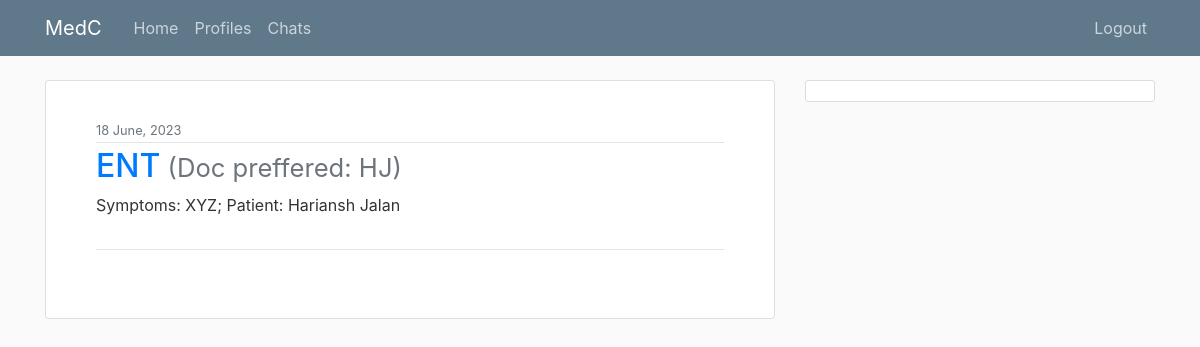
The app's page /staff/ (signed in), older data.
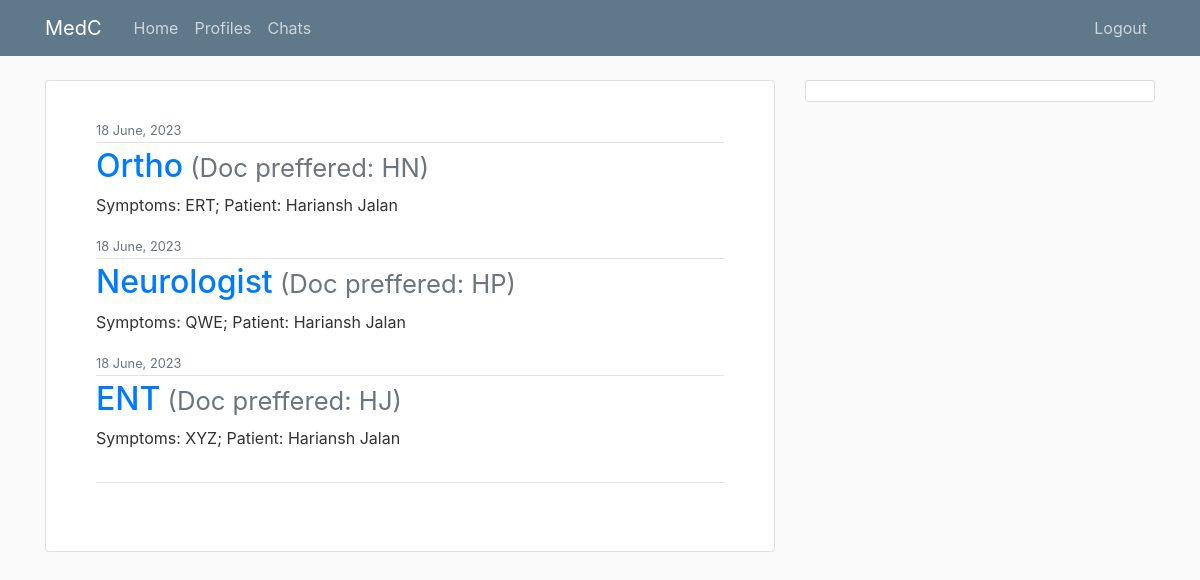
The same page, newer data.
### patient_dashboard/models.py (models this page shows, shortened)
class Appointment(models.Model):
    doc_name = models.CharField('Doc preffered(if any)',blank=True,default="", max_length=100)
    department = models.CharField(choices=DEPARTMENTS,max_length=15)
    symptoms = models.TextField()
    date_posted = models.DateTimeField(default=timezone.now)
    prescription = models.ImageField(blank=True, upload_to='prescriptions')
    cost = models.IntegerField(null=True)
    patient = models.ForeignKey(get_user_model(), on_delete=models.CASCADE)

### users/models.py (models this page shows)
class User(AbstractUser):
    email = models.EmailField(null=True, unique=True)
    phone = PhoneNumberField(null=True, blank=False, unique=True)
    gender = models.CharField(null=True, max_length=1, choices=(('M','Male'),('F','Female')))
    is_patient = models.BooleanField(default=False)
    is_staff = models.BooleanField(default=False)

### staff_dashboard/views.py (the view)
# urls.py: path('',AppListView.as_view(),name='staff-home'),
class AppListView(ListView):
    model = Appointment
    template_name = 'staff_dashboard/home.html'
    context_object_name = "apps"
    ordering = ['-date_posted']

### staff_dashboard/templates/staff_dashboard/home.html (shortened to what this page needs)
{% extends "staff_dashboard/base.html" %}
{%load crispy_forms_tags%}
{% block content %}
<div class="card">
    <div class="card-body">
        <div class="container mb-5 mt-3">
            <div class="container">
                <ul class="list-unstyled">
                    {%for app in apps%}
                        <li class="media">
                            <div class="media-body">
                                <div class="article-metadata">
                                    <small class="text-muted">{{ app.date_posted|date:"d F, Y" }}</small>
                                </div>
                                <h2 class="article-title"><a  href="{%url 'staff-apps' app.id%}">{{ app.department }}</a><small class="text-muted">  (Doc preffered: {{ app.doc_name }})</small></h2>
                                <p class="article-content">Symptoms: {{ app.symptoms }}; Patient: {{ app.patient.first_name }} {{ app.patient.last_name }}</p>
                            </div>
                        </li>
                    {%endfor%}
                </ul>
                <hr>
            </div>
        </div>
    </div>
</div>
{% endblock content %}

Row changes from the older to the newer data that the page shows:
added Appointment: date_posted "18 June, 2023", department "Ortho", doc_name "HN", symptoms "ERT", patient.first_name "Hariansh", patient.last_name "Jalan"
added Appointment: date_posted "18 June, 2023", department "Neurologist", doc_name "HP", symptoms "QWE", patient.first_name "Hariansh", patient.last_name "Jalan"
